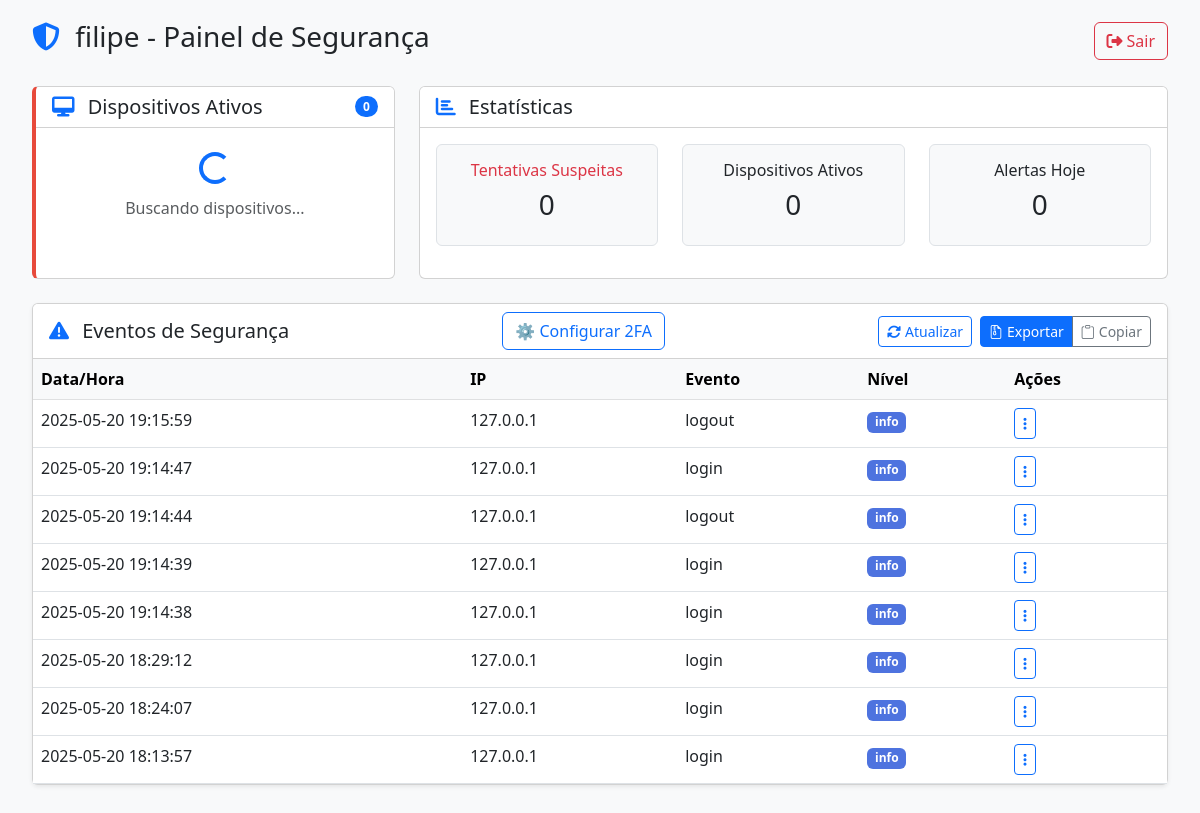
The page /clinic/dashboard (signed in) on the database as committed earlier.
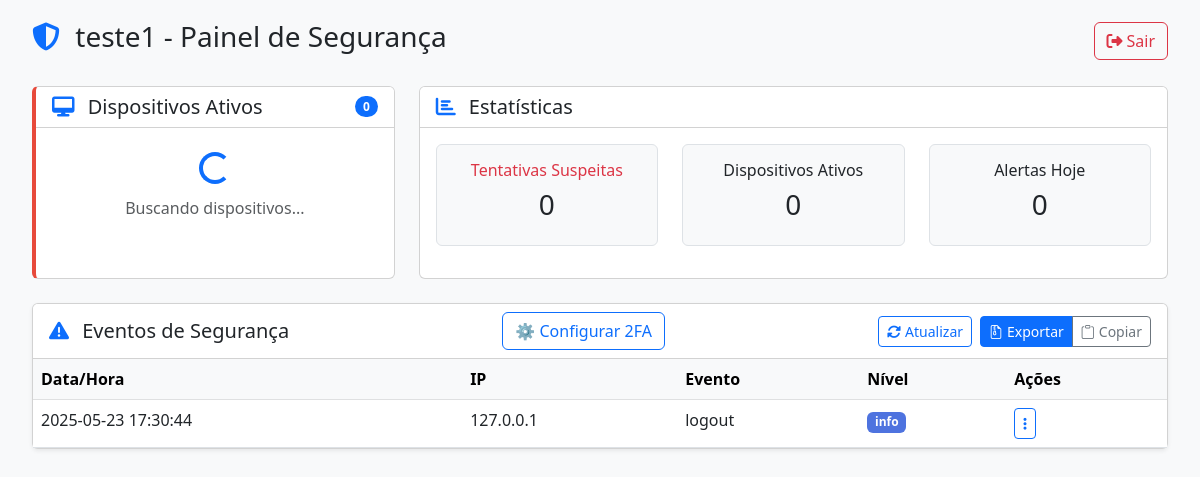
The same page on the database as committed later.
### tables this page shows
CREATE TABLE alerts
                 (id INTEGER PRIMARY KEY AUTOINCREMENT,
                 clinic_id INTEGER,
                 timestamp TEXT,
                 ip TEXT,
                 event_type TEXT,
                 description TEXT,
                 severity TEXT,
                 FOREIGN KEY (clinic_id) REFERENCES clinics(id));

### app.py (the view)
@app.route('/clinic/dashboard')
def clinic_dashboard():
    if 'clinic_id' not in session:
        return redirect(url_for('login'))
    clinic_id = session['clinic_id']
    conn = sqlite3.connect('safeclinica.db', check_same_thread=False)
    c = conn.cursor()
    c.execute("""
        SELECT id, timestamp, ip, event_type, description, severity
        FROM alerts
        WHERE clinic_id = ?
        ORDER BY timestamp DESC
        LIMIT 50
    """, (clinic_id,))
    alerts = c.fetchall()
    conn.close()
    return render_template('clinic_dashboard.html',
                         clinic_name=session['clinic_name'],
                         alerts=alerts)

### app.py (called while the page is built)
@login_manager.user_loader
def load_user(user_id):
    conn = sqlite3.connect('safeclinica.db', check_same_thread=False)
    c = conn.cursor()
    c.execute("SELECT id, admin_user, admin_password, totp_secret FROM clinics WHERE id = ?", (user_id,))
    user_data = c.fetchone()
    conn.close()
    if user_data:
        return User(id=user_data[0], username=user_data[1], password_hash=user_data[2], totp_secret=user_data[3])
    return None

### templates/clinic_dashboard.html (shortened to what this page needs)
<!DOCTYPE html>
<html lang="pt-BR">
<head>
    <link href="https://cdn.jsdelivr.net/npm/bootstrap@5.3.0/dist/css/bootstrap.min.css" rel="stylesheet">
    <link rel="stylesheet" href="https://cdnjs.cloudflare.com/ajax/libs/font-awesome/6.4.0/css/all.min.css">
    <link rel="stylesheet" href="https://cdn.jsdelivr.net/npm/bootstrap-icons@1.10.0/font/bootstrap-icons.css">
</head>
<body>
    <div class="container-fluid">
        <div class="header d-flex justify-content-between align-items-center mb-4">
            <h1 class="h3">
                <i class="fas fa-shield-alt me-2 text-primary"></i>
                {{ clinic_name }} - Painel de Segurança
            </h1>
            <button id="logout-btn" class="btn btn-outline-danger">
                <i class="fas fa-sign-out-alt me-1"></i>Sair
            </button>
        </div>
        <div class="row">
            <div class="col-md-4 mb-4">
                <div class="card security-card h-100">
                    <div class="card-header bg-white d-flex justify-content-between align-items-center">
                        <h5 class="mb-0">
                            <i class="fas fa-desktop me-2 text-primary"></i>
                            Dispositivos Ativos
                        </h5>
                        <span class="badge bg-primary rounded-pill" id="device-count">0</span>
                    </div>
                    <div class="card-body device-list p-0">
                        <ul id="devices-list" class="list-group list-group-flush">
                            <li class="list-group-item text-center py-4">
                                <div class="spinner-border text-primary" role="status">
                                </div>
                                <p class="mt-2 mb-0 text-muted">Buscando dispositivos...</p>
                            </li>
                        </ul>
                    </div>
                </div>
            </div>
            <div class="col-md-8 mb-4">
                <div class="card h-100">
                    <div class="card-header bg-white">
                        <h5 class="mb-0">
                            <i class="fas fa-chart-bar me-2 text-primary"></i>
                            Estatísticas
                        </h5>
                    </div>
                    <div class="card-body">
                        <div class="row text-center">
                            <div class="col-md-4 mb-3">
                                <div class="p-3 border rounded bg-light h-100">
                                    <h6 class="text-danger">Tentativas Suspeitas</h6>
                                    <h3 id="suspicious-count">0</h3>
                                </div>
                            </div>
                            <div class="col-md-4 mb-3">
                                <div class="p-3 border rounded bg-light h-100">
                                    <h6>Dispositivos Ativos</h6>
                                    <h3 id="active-devices">0</h3>
                                </div>
                            </div>
                            <div class="col-md-4 mb-3">
                                <div class="p-3 border rounded bg-light h-100">
                                    <h6>Alertas Hoje</h6>
                                    <h3 id="today-alerts">0</h3>
                                </div>
                            </div>
                        </div>
                    </div>
                </div>
            </div>
        </div>
        <div class="card mb-4 shadow-sm">
            <div class="card-header bg-white d-flex justify-content-between align-items-center">
                <h5 class="mb-0">
                    <i class="fas fa-exclamation-triangle me-2 text-primary"></i>
                    Eventos de Segurança
                </h5>
                <a href="{{ url_for('setup_2fa') }}" class="btn btn-outline-primary">
                    ⚙️ Configurar 2FA
                </a>
                <div class="d-flex">
                    <button id="refresh-btn" class="btn btn-sm btn-outline-primary me-2">
                        <i class="fas fa-sync-alt me-1"></i>Atualizar
                    </button>
                    <div class="btn-group">
                        <a href="{{ url_for('download_logs') }}" class="btn btn-sm btn-primary">
                            <i class="bi bi-file-earmark-zip me-1"></i>Exportar
                        </a>
                        <button id="copy-logs-btn" class="btn btn-sm btn-outline-secondary">
                            <i class="bi bi-clipboard me-1"></i>Copiar
                        </button>
                    </div>
                </div>
            </div>
            <div class="card-body p-0">
                <div class="table-responsive">
                    <table class="table table-hover mb-0">
                        <thead class="table-light">
                            <tr>
                                <th>Data/Hora</th>
                                <th>IP</th>
                                <th>Evento</th>
                                <th>Nível</th>
                                <th>Ações</th>
                            </tr>
                        </thead>
                        <tbody id="security-events">
                            {% for alert in alerts %}
                            <tr
                                class="{{ 'critical' if alert[5] == 'critical' else 'warning' if alert[5] == 'warning' }}">
                                <td>{{ alert[1] }}</td>
                                <td>{{ alert[2] }}</td>
                                <td>{{ alert[3] }}</td>
                                <td>
                                    <span
                                        class="badge {{ 'badge-critical' if alert[5] == 'critical' else 'badge-warning' if alert[5] == 'warning' else 'badge-primary' }}">
                                        {{ alert[5] }}
                                    </span>
                                </td>
                                <td>
                                    <div class="dropdown action-dropdown">
                                        <button class="btn btn-sm btn-outline-primary dropdown-toggle" type="button"
                                            data-bs-toggle="dropdown" aria-expanded="false">
                                            <i class="fas fa-ellipsis-v"></i>
                                        </button>
                                    </div>
                                </td>
                            </tr>
                            {% endfor %}
                        </tbody>
                    </table>
                </div>
            </div>
        </div>
    </div>
</body>
</html>

### templates/clinic_dashboard.html (style rules this page uses)
:root { --primary-color: #4e73df; --danger-color: #e74a3b; --warning-color: #f6c23e; }
body { font-family: 'Segoe UI', Tahoma, Geneva, Verdana, sans-serif; background-color: #f8f9fa; padding: 20px; }
.security-card { border-left: 4px solid var(--danger-color); }
.device-list { max-height: 300px; overflow-y: auto; }
.badge-primary { background-color: var(--primary-color); }
.action-dropdown .dropdown-toggle::after { display: none; }

Rows that differ between the two databases and show on the page:
removed alerts: timestamp "2025-05-20 19:15:59", ip "127.0.0.1", event_type "logout", severity "info"
removed alerts: timestamp "2025-05-20 19:14:47", ip "127.0.0.1", event_type "login", severity "info"
removed alerts: timestamp "2025-05-20 19:14:44", ip "127.0.0.1", event_type "logout", severity "info"
removed alerts: timestamp "2025-05-20 19:14:39", ip "127.0.0.1", event_type "login", severity "info"
removed alerts: timestamp "2025-05-20 19:14:38", ip "127.0.0.1", event_type "login", severity "info"
removed alerts: timestamp "2025-05-20 18:29:12", ip "127.0.0.1", event_type "login", severity "info"
removed alerts: timestamp "2025-05-20 18:24:07", ip "127.0.0.1", event_type "login", severity "info"
removed alerts: timestamp "2025-05-20 18:13:57", ip "127.0.0.1", event_type "login", severity "info"
now on this page (row edited): alerts: timestamp "2025-05-23 17:30:44", ip "127.0.0.1", event_type "logout", severity "info"
Other text that changed with them:
{{ clinic_name }}: "filipe" → "teste1"
